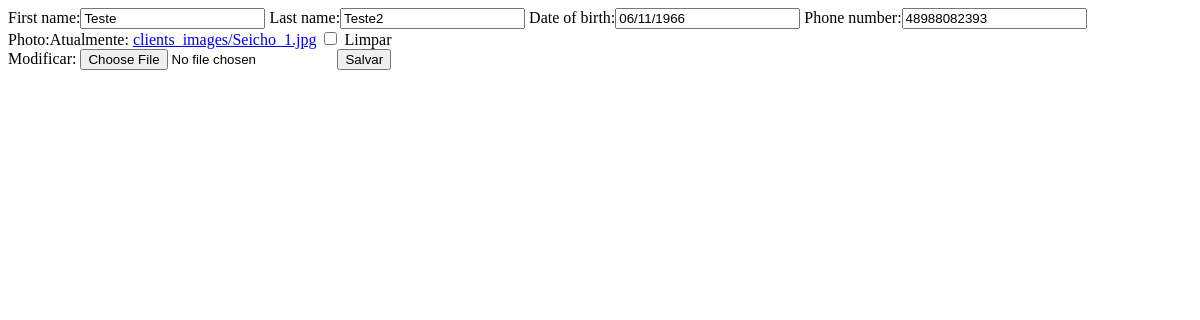
Before: /clientes/update/1 with the older database file.
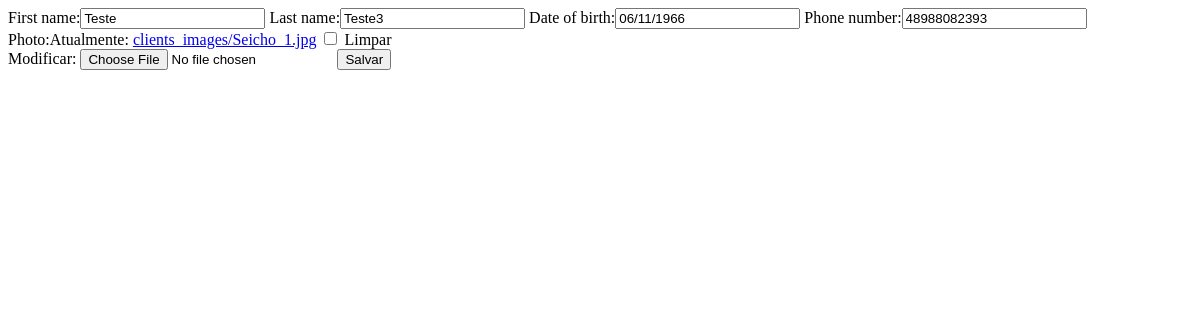
After: the same page with the newer database file.
### clients/models.py (models this page shows, shortened)
class Person(models.Model):
    first_name = models.CharField(max_length = 100)
    last_name = models.CharField(max_length = 100)
    date_of_birth = models.DateField()
    phone_number = models.CharField(max_length = 14)
    photo = models.ImageField(upload_to='clients_images', null=True, blank=True, height_field=None, width_field=None, max_length=100)

### clients/views.py (the view)
# urls.py: path('update/<int:id>', clients_update, name='clients_update'),
def clients_update(request, id):
    client = get_object_or_404(Person, pk=id)
    form = ClientForm(request.POST or None, request.FILES or None, instance=client)
    if form.is_valid():
        form.save()
        return redirect('clients_list')
    return render(request, 'clients_form.html', {'form': form})

### clients/forms.py
class ClientForm(ModelForm):
    class Meta:
        model = Person
        fields = ['first_name', 'last_name', 'date_of_birth', 'phone_number', 'photo']

### clients/templates/clients_form.html (shortened to what this page needs)
<!DOCTYPE html>
<html lang="en">
<head>
</head>
<body>
    <form method="POST" enctype="multipart/form-data">
        {{ form }}
        <button type="submit">Salvar</button>
    </form>
</body>
</html>

Changed rows visible on the page:
changed Person "Teste": last_name "Teste2" → "Teste3"
